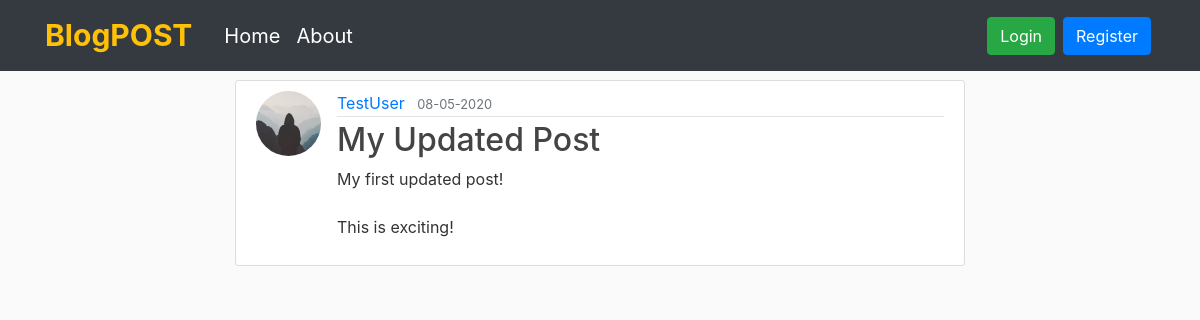
/post/1, run on the app's committed database.
### flaskblog/models.py (models this page shows, shortened)
class User(db.Model, UserMixin):
    id = db.Column(db.Integer, primary_key=True)
    username = db.Column(db.String(20), unique=True, nullable=False)
    email = db.Column(db.String(120), unique=True, nullable=False)
    image_file = db.Column(db.String(20), nullable=False, default='default.jpg')
    password = db.Column(db.String(60), nullable=False)
    posts = db.relationship('Post', backref='author', lazy=True)

class Post(db.Model):
    id = db.Column(db.Integer, primary_key=True)
    title = db.Column(db.String(100), nullable=False)
    date_posted = db.Column(db.DateTime, nullable=False, default=datetime.utcnow)
    content = db.Column(db.Text, nullable=False)
    user_id = db.Column(db.Integer, db.ForeignKey('user.id'), nullable=False)

### flaskblog/routes.py (the view)
@app.route("/post/<int:post_id>")
def post(post_id):
    post = Post.query.get_or_404(post_id)
    return render_template('post.html', title=post.title, post=post)

### flaskblog/templates/post.html (shortened to what this page needs)
{% extends "layout.html" %}
{% block content %}
    <article class="media content-section">
      <img class="rounded-circle article-img" src="{{ url_for('static', filename='profile_pics/' + post.author.image_file) }}">
      <div class="media-body">
        <div class="article-metadata">
          <a class="mr-2" href="{{ url_for('user_post', username=post.author.username) }}">{{ post.author.username }}</a>
          <small class="text-muted">{{ post.date_posted.strftime('%d-%m-%Y') }}</small>
        </div>
        <h2 class="article-title">{{ post.title }}</h2>
        <p class="article-content">{{ post.content }}</p>
      </div>
    </article>
{% endblock content %}

### flaskblog/static/main.css (style rules this page uses)
body { background: #fafafa; color: #333333; margin-top: 5rem; }
h1, h2, h3, h4, h5, h6 { color: #444444; }
.content-section { background: #ffffff; padding: 10px 20px; border: 1px solid #dddddd; border-radius: 3px; margin-bottom: 20px; }
.article-title { color: #444444; }
.article-content { white-space: pre-line; }
.article-img { height: 65px; width: 65px; margin-right: 16px; }
.article-metadata { padding-bottom: 1px; margin-bottom: 4px; border-bottom: 1px solid #e3e3e3 }

### data on the page
User: image_file (placeholder picture), author.username "TestUser"
Post: date_posted "08-05-2020", title "My Updated Post", content "My first updated post! This is exciting!"
